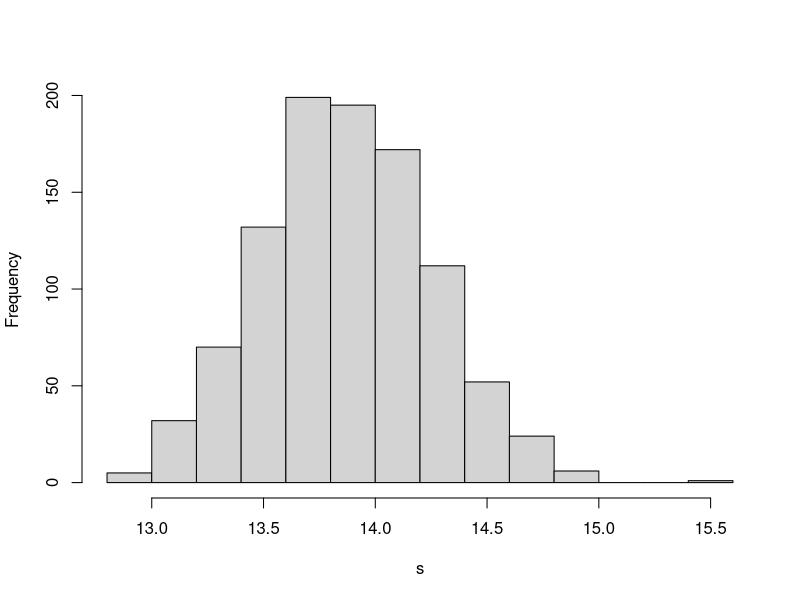
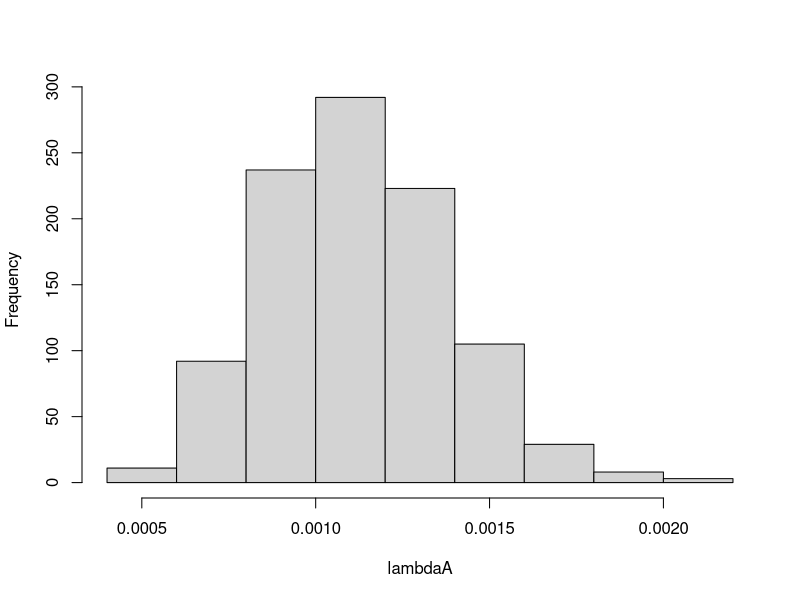
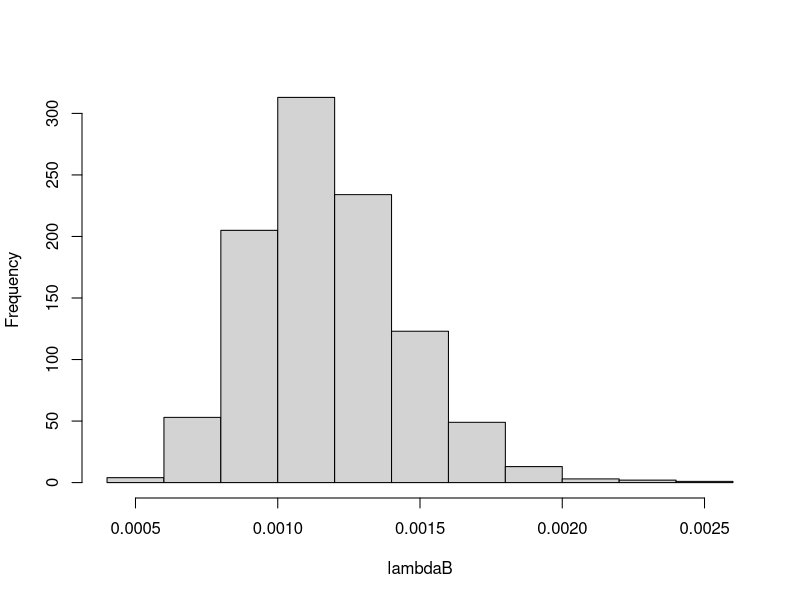
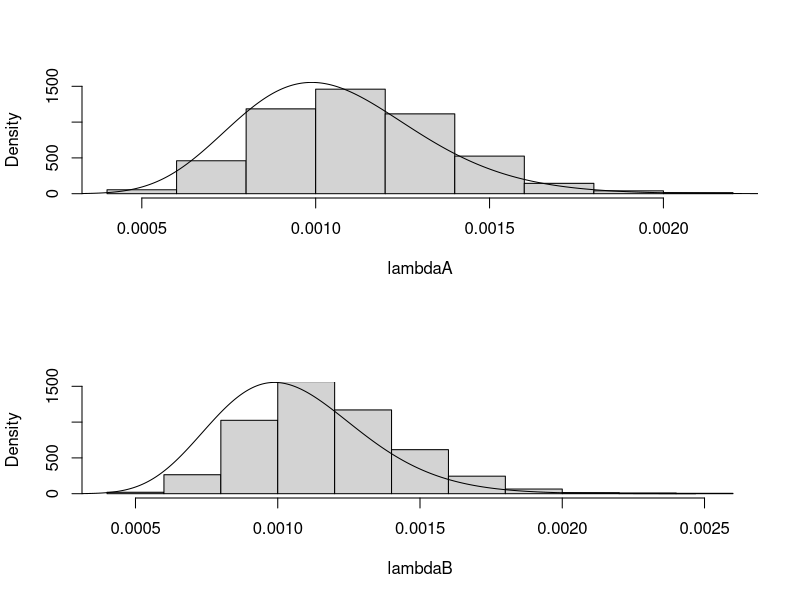
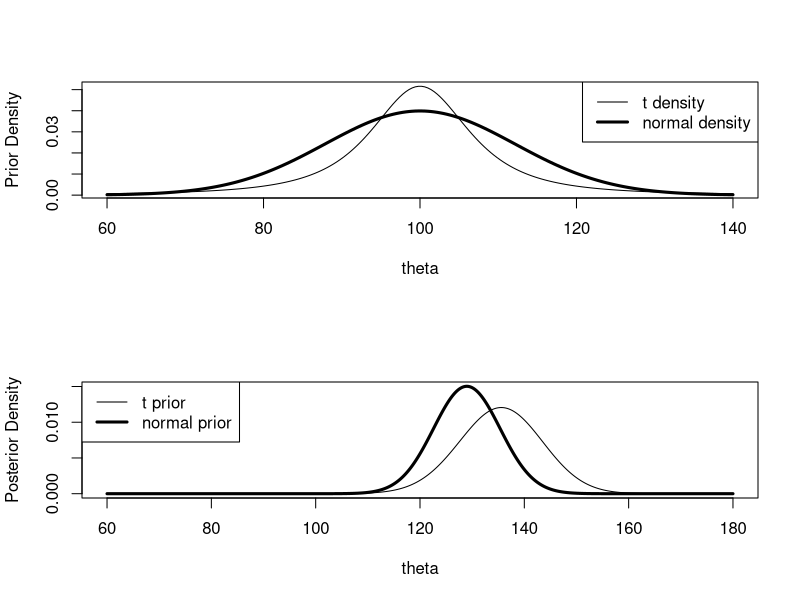
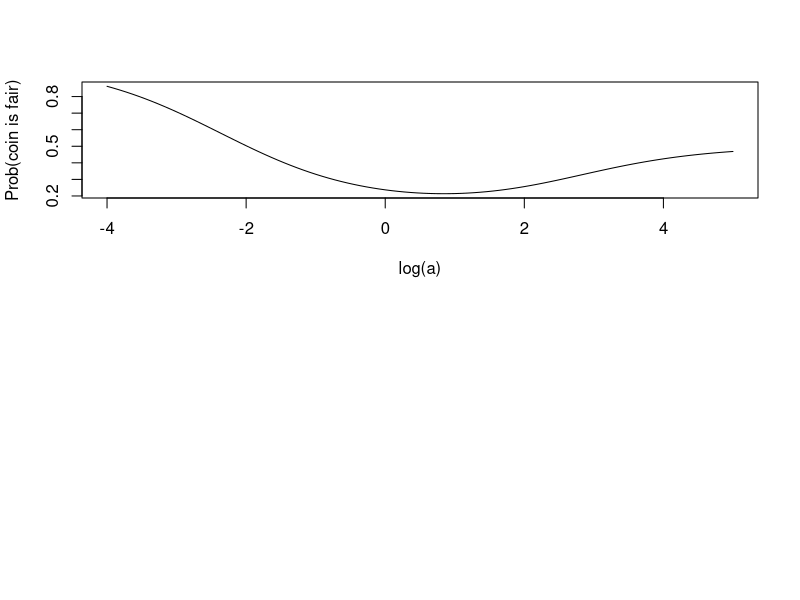

Recreate these plots in R, in order.
## ---- chunk 1
library(LearnBayes)

data(footballscores)
attach(footballscores)    # make the variables from the data frame visible 

d = favorite - underdog - spread 
n = length(d) 
v = sum(d^2) 
## ---- chunk 2
# First, simulate values of the precision parameter P from the scaled chi-square(n) distribution 
n_samples = 1000
P = rchisq(n_samples, n)/v

# Obtain the values from the posterior distribution of std 
s = sqrt(1/P) 

# Construct a histogram of the draws 
hist(s, main="")
## ---- chunk 3
quantile(s, probs=c(0.025, 0.5, 0.975))
## ---- chunk 4
# Define parameters for Hospital A
alpha = 16; beta = 15174 
yobs = 1    # number of deaths observed
ex = 66     # exposure 
y = 0:10 
lam = alpha/beta 

# Predictive distribution 
py = dpois(y, lam*ex) * dgamma(lam, shape=alpha,
                               rate=beta)/dgamma(lam,
                                                 shape=alpha+y,
                                                 rate=beta+ex)
cbind(y, round(py, 3))
## ---- chunk 5
lambdaA = rgamma(1000, shape=alpha+yobs, rate=beta+ex) 
hist(lambdaA, main="")
## ---- chunk 6
# For Hospital B 
ex = 1767; yobs = 4
y = 0:10 
py = dpois(y, lam*ex) * dgamma(lam,
                               shape=alpha,
                               rate=beta) / dgamma(lam,
                                                   shape=alpha+y,
                                                   rate=beta+ex)
cbind(y, round(py, 3))
## ---- chunk 7
lambdaB = rgamma(1000, shape=alpha+yobs, rate=beta+ex) 
hist(lambdaB, main="")
## ---- chunk 8
lambda = seq(0, max(c(lambdaA, lambdaB)), length=500)
par(mfrow=c(2, 1))
hist(lambdaA, freq=FALSE, main="", ylim=c(0, 1500))
lines(lambda, dgamma(lambda, shape=alpha, rate=beta))
hist(lambdaB, freq=FALSE, main="", ylim=c(0, 1500))
lines(lambda, dgamma(lambda, shape=alpha, rate=beta))
## ---- chunk 9
mu = 100
tau = 12.16
sigma = 15 
n = 4 
se = sigma/sqrt(4) 
ybar = c(110, 125, 140) 
tau1 = 1/sqrt(1/se^2 + 1/tau^2) 
mu1 = (ybar/se^2 + mu/tau^2) * tau1^2 
summ1 = cbind(ybar, mu1, tau1) 
summ1 
## ---- chunk 10
# Find the scale parameter 
tscale = 20/qt(0.95, 2)  # 95% percentile, 2 degrees of freedom
tscale 

# Note that the t density has significantly flatter tails 
theta = seq(60, 140, length=200)
plot(theta, 1/tscale*dt((theta-mu)/tscale, 2),
     type='l', ylab="Prior Density")
lines(theta, 1/10*dnorm((theta-mu)/tau), lwd=3)
legend("topright", legend=c("t density", "normal density"),
       lwd=c(1,3))

## ---- chunk 11
summ2 = c() 
for (i in 1:3) {
    theta = seq(60, 180, length=500)
    like = dnorm((theta - ybar[i]) / 7.5)
    prior = dt((theta - mu)/tscale, 2) 
    post = prior * like 
    post = post/sum(post) 
    m = sum(theta * post) 
    s = sqrt(sum(theta^2 * post) - m^2)
    summ2 = rbind(summ2, c(ybar[i], m, s))
}
summ2 
## ---- chunk 12
cbind(summ1, summ2)
## ---- chunk 13
normpost = dnorm(theta, mu1[3], tau1) 
normpost = normpost/sum(normpost) 
plot(theta, normpost, type='l', lwd=3,
     ylab="Posterior Density") 
lines(theta, post) 
legend("topleft", legend=c("t prior", "normal prior"), lwd=c(1,3))
## ---- chunk 14
n = 20    # Number of tosses 
y = 5     # 5 heads observed
a  = 10   # beta distribution parameters
p = 0.5 
m1 = dbinom(y, n, p) * dbeta(p, a, a)/dbeta(p, a+y, a+n-y)
lambda = dbinom(y, n, p)/(dbinom(y, n, p) + m1)
lambda 
## ---- chunk 15
# From LearnBayes library 
pbetat(p0=p, prob=.5, ab=c(a,a), data=c(y, n-y))
## ---- chunk 16
loga = seq(-4, 5, length=100) 
a = exp(loga)
m2 = dbinom(y, n, p) * dbeta(p, a, a)/dbeta(p, a+y, a+n-y)
lambda = dbinom(y, n, p)/(dbinom(y, n, p) + m2)
plot(loga, lambda, type="l", 
     xlab="log(a)", ylab="Prob(coin is fair)")
## ---- chunk 17
n = 20
y = 5 
a = 10 
p = .5 
m2 = 0 
for (k in 0:y){
    m2 = m2 + dbinom(k,n,p)*dbeta(p,a,a)/dbeta(p,a+k,a+n-k)
}
lambda = pbinom(y, n, p)/(pbinom(y, n, p) + m2)
lambda 
